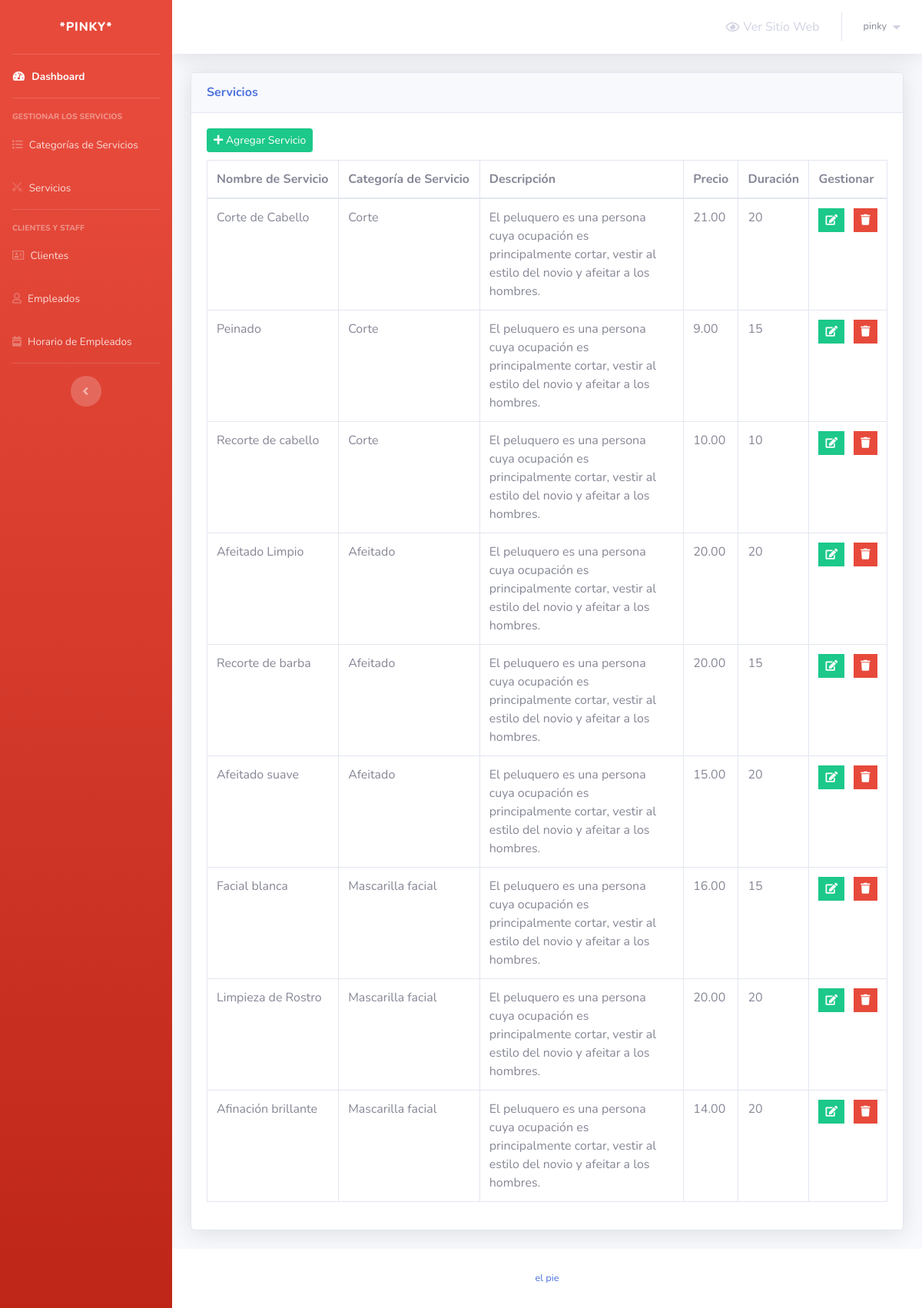
/admin/services.php (signed in), run on the app's committed database.
### tables this page shows
CREATE TABLE `services` (
  `service_id` int(5) NOT NULL,
  `service_name` varchar(50) NOT NULL,
  `service_description` varchar(255) NOT NULL,
  `service_price` decimal(6,2) NOT NULL,
  `service_duration` int(5) NOT NULL,
  `category_id` int(2) NOT NULL
);

CREATE TABLE `service_categories` (
  `category_id` int(2) NOT NULL,
  `category_name` varchar(50) NOT NULL
);

### admin/services.php (the view, shortened to what this page needs)
<?php
include 'connect.php';
include 'Includes/templates/header.php';
if (isset($_SESSION['username_barbershop_Xw211qAAsq4']) && isset($_SESSION['password_barbershop_Xw211qAAsq4'])) {
?>
    <div class="container-fluid">
        <?php
        $do = '';
        if (isset($_GET['do']) && in_array($_GET['do'], array('Add', 'Edit'))) {
            $do = htmlspecialchars($_GET['do']);
        } else {
            $do = 'Manage';
        }
        if ($do == 'Manage') {
            $stmt = $con->prepare("SELECT * FROM services s, service_categories sc where s.category_id = sc.category_id");
            $stmt->execute();
            $rows_services = $stmt->fetchAll();
        ?>
            <div class="card shadow mb-4">
                <div class="card-header py-3">
                    <h6 class="m-0 font-weight-bold text-primary">Servicios</h6>
                </div>
                <div class="card-body">
                    <a href="services.php?do=Add" class="btn btn-success btn-sm" style="margin-bottom: 10px;">
                        <i class="fa fa-plus"></i>
                        Agregar Servicio
                    </a>
                    <table class="table table-bordered">
                        <thead>
                            <tr>
                                <th scope="col">Nombre de Servicio</th>
                                <th scope="col">Categoría de Servicio</th>
                                <th scope="col">Descripción</th>
                                <th scope="col">Precio</th>
                                <th scope="col">Duración</th>
                                <th scope="col">Gestionar</th>
                            </tr>
                        </thead>
                        <tbody>
                            <?php
                            foreach ($rows_services as $service) {
                                echo "<tr>";
                                echo "<td>";
                                echo $service['service_name'];
                                echo "</td>";
                                echo "<td>";
                                echo $service['category_name'];
                                echo "</td>";
                                echo "<td style = 'width:30%'>";
                                echo $service['service_description'];
                                echo "</td>";
                                echo "<td>";
                                echo $service['service_price'];
                                echo "</td>";
                                echo "<td>";
                                echo $service['service_duration'];
                                echo "</td>";
                                echo "<td>";
                                $delete_data = "delete_" . $service["service_id"];
                            ?>
                                <ul class="list-inline m-0">
                                    <li class="list-inline-item" data-toggle="tooltip" title="Editar">
                                        <button class="btn btn-success btn-sm rounded-0">
                                            <a href="services.php?do=Edit&service_id=<?php echo $service['service_id']; ?>" style="color: white;">
                                                <i class="fa fa-edit"></i>
                                            </a>
                                        </button>
                                    </li>
                                    <li class="list-inline-item" data-toggle="tooltip" title="Eliminar">
                                        <button class="btn btn-danger btn-sm rounded-0" type="button" data-toggle="modal" data-target="#<?php echo $delete_data; ?>" data-placement="top"><i class="fa fa-trash"></i></button>
                                    </li>
                                </ul>
                            <?php
                                echo "</td>";
                                echo "</tr>";
                            }
                            ?>
                        </tbody>
                    </table>
                </div>
            </div>
            <?php
        }
        ?>
    </div>
<?php
    include 'Includes/templates/footer.php';
} else {
    header('Location: login.php');
    exit();
}
?>

### data on the page
services: service_name "Corte de Cabello", category.category_name "Corte", service_description "El peluquero es una persona cuya ocupación es principalmente cortar, vestir al estilo del novio y afeitar a los hombres.", service_price "21.00", service_duration "20"
services: service_name "Peinado", category.category_name "Corte", service_description "El peluquero es una persona cuya ocupación es principalmente cortar, vestir al estilo del novio y afeitar a los hombres.", service_price "9.00", service_duration "15"
services: service_name "Recorte de cabello", category.category_name "Corte", service_description "El peluquero es una persona cuya ocupación es principalmente cortar, vestir al estilo del novio y afeitar a los hombres.", service_price "10.00", service_duration "10"
services: service_name "Afeitado Limpio", category.category_name "Afeitado", service_description "El peluquero es una persona cuya ocupación es principalmente cortar, vestir al estilo del novio y afeitar a los hombres.", service_price "20.00", service_duration "20"
services: service_name "Recorte de barba", category.category_name "Afeitado", service_description "El peluquero es una persona cuya ocupación es principalmente cortar, vestir al estilo del novio y afeitar a los hombres.", service_price "20.00", service_duration "15"
services: service_name "Afeitado suave", category.category_name "Afeitado", service_description "El peluquero es una persona cuya ocupación es principalmente cortar, vestir al estilo del novio y afeitar a los hombres.", service_price "15.00", service_duration "20"
services: service_name "Facial blanca", category.category_name "Mascarilla facial", service_description "El peluquero es una persona cuya ocupación es principalmente cortar, vestir al estilo del novio y afeitar a los hombres.", service_price "16.00", service_duration "15"
services: service_name "Limpieza de Rostro", category.category_name "Mascarilla facial", service_description "El peluquero es una persona cuya ocupación es principalmente cortar, vestir al estilo del novio y afeitar a los hombres.", service_price "20.00", service_duration "20"
services: service_name "Afinación brillante", category.category_name "Mascarilla facial", service_description "El peluquero es una persona cuya ocupación es principalmente cortar, vestir al estilo del novio y afeitar a los hombres.", service_price "14.00", service_duration "20"

### other printed values
$_SESSION['username_barbershop_Xw211qAAsq4'] "pinky"
